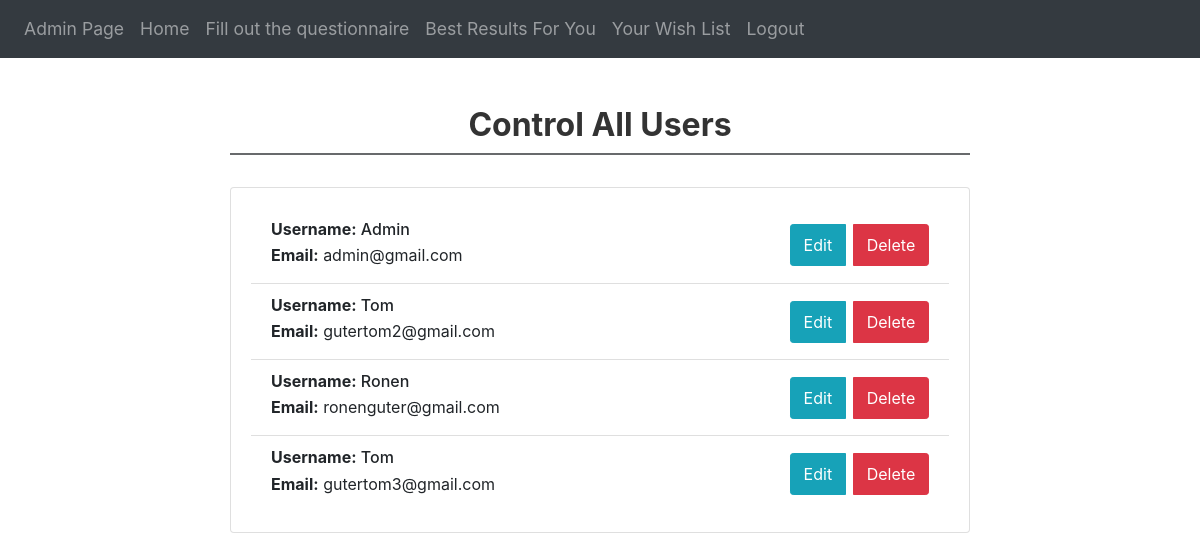
The app's page /user-control (signed in) with its own data.
### website/models.py (models this page shows)
class User(db.Model, UserMixin):
    id = db.Column(db.Integer, primary_key=True)
    email = db.Column(db.String(150), unique=True)
    password = db.Column(db.String(150))
    first_name = db.Column(db.String(150))
    created_at = db.Column(db.DateTime(timezone=True), default=func.now())
    notes = db.relationship('Note')

### website/admin.py (the view)
@admin.route('/user-control', methods=['GET', 'POST'])
@login_required
def user_control():
    users = User.query.all()
    return render_template('user-control.html', users=users, user=current_user)

### website/templates/user-control.html (shortened to what this page needs)
{% extends "base.html" %}
{% block content %}
<br />
<br />
<div id="userListSection" class="container">
        <h3 class="section-header text-center">Control All Users</h3>
    <div class="card">
        <div class="card-body">
            <ul class="list-group list-group-flush">
                {% for user in users %}
                <li class="list-group-item d-flex justify-content-between align-items-center">
                    <div class="user-info">
                        <h5 class="mb-1"><strong>Username:</strong> {{ user.first_name }}</h5>
                        <p class="mb-1"><strong>Email:</strong> {{ user.email }}</p>
                    </div>
                    <div class="btn-group" role="group">
                        <button type="button" class="btn btn-info btn-sm"
                            onclick="editUser('{{ user.id }}')">Edit</button>
                        <button type="button" class="btn btn-danger btn-sm"
                            onclick="deleteUser('{{ user.id }}')">Delete</button>
                    </div>
                </li>
                {% endfor %}
            </ul>
        </div>
    </div>
</div>
{% endblock %}

### website/templates/user-control.html (style rules this page uses)
@media (min-width: 1200px) { .container, .container-lg, .container-md, .container-sm, .container-xl { max-width: 800px; } }
.section-header { font-size: 2rem; font-weight: 700; color: #333; border-bottom: 2px solid #686a6c; padding-bottom: 0.5rem; margin-bottom: 2rem; }
.user-info h5, .user-info p { font-size: 1rem; }
.btn-group .btn { font-size: 1rem; padding: 0.5rem 0.8rem; }
.btn-group .btn:not(:last-child) { margin-right: 0.5rem; }

### records on screen
User: first_name "Admin", email "admin@gmail.com"
User: first_name "Tom", email "gutertom2@gmail.com"
User: first_name "Ronen", email "ronenguter@gmail.com"
User: first_name "Tom", email "gutertom3@gmail.com"
